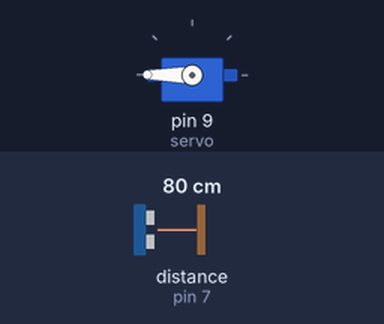
Simulated run of this sketch. Board: Arduino Uno, built with avr-gcc and run on an emulated ATmega328P. Shown: servo. Wiring (inferred from the names in the program): ultrasonic range finder: trigger pin 6; echo pin 7. The test bench sets the inputs (shaded band); at power-on: distance to the obstacle (sensor on pin 7) 80 cm. The echo pulse lasts 58.3 µs per cm; what the sketch prints to the serial monitor is not drawn.

Above: at 1.3 s.
1.4 s: distance to the obstacle (sensor on pin 7) set to 12 cm
3.2 s: distance to the obstacle (sensor on pin 7) set to 9 cm
At 4.4 s:
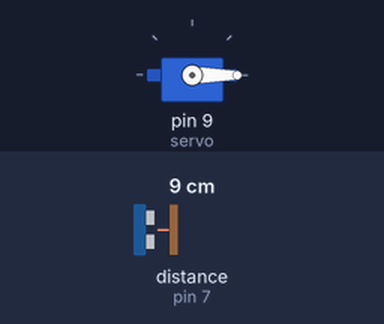
5.5 s: distance to the obstacle (sensor on pin 7) set to 18 cm
At 7.2 s:
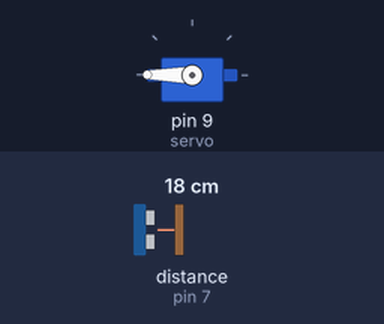
7.5 s: distance to the obstacle (sensor on pin 7) set to 2 cm
At 9.1 s:
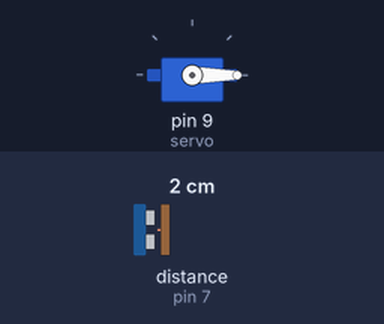
Timing chart, 0 to 10.5 s (numbered marks = the images above; inputs shaded):
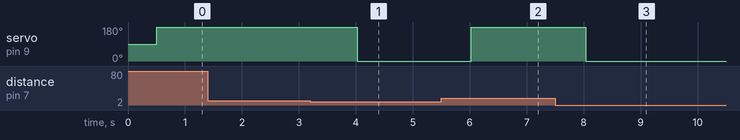

The sketch:

servormoterone.ino
```cpp
#include<Servo.h>

Servo servo;

#define trig 6
#define echo 7
int angle = 0;

void setup() {
  servo.attach(9);
  Serial.begin(9600);
  pinMode(trig,OUTPUT);
  pinMode(echo,INPUT);

}

void loop()
{
  long duration,distance;

      digitalWrite(trig,LOW);
      digitalWrite(echo,LOW);
      delayMicroseconds(2);
      digitalWrite(trig,HIGH);
      delayMicroseconds(10);
      digitalWrite(trig,LOW);

      duration=pulseIn(echo,HIGH);
      distance=((float)(340*duration) / 10000) /2;

      Serial.print("거리:");
      Serial.print(distance);
      Serial.println("cm");

      if( distance< 10){
        angle=180;
        Serial.println("문이 열렸습니다.");
        delay(500);
        angle=0;
      }
      else {
        angle = 180;
        delay(500);
      }
      servo.write(angle);
}
```

Measured:
- the behaviour switches between 11 and 10 cm on distance to the obstacle (sensor on pin 7) (found by bisection; images 0 and 1)
- after the input at 1.4 s, every drawn part: stays the same
- after the input at 3.2 s, servo on pin 9 (servo): 180° → 0° after 0.82 s
- after the input at 5.5 s, servo on pin 9 (servo): 0° → 180° after 0.53 s
- after the input at 7.5 s, servo on pin 9 (servo): 180° → 0° after 0.54 s
